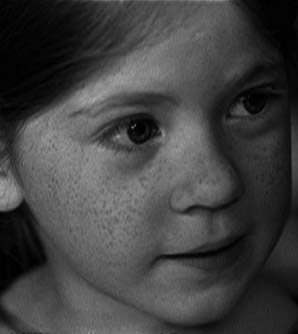
//> input picture C++/image processing/img/img2.jpg, 298 x 334 px
$ ./main   (built with g++ and OpenCV 4)
//> lines starting //> are read from the running program, lines starting //| are printed output that depends on the picture; after the words box and inside, x2 and y2 are one past the last pixel; in counts of white or black regions, pixels touching at a corner belong together
#include<opencv2/core.hpp>
#include<opencv2/imgproc.hpp>
#include<opencv2/highgui.hpp>
#include<iostream>
using namespace std;
using namespace cv;

void calGrayHist(string name, const Mat& image)
{
	int histSize = 256;
	float range[] = { 0, 255 };
	const float* histRange = { range };
	Mat histImg;
	calcHist(&image, 1, 0, Mat(), histImg, 1, &histSize, &histRange);

	float histMaxValue = 0;
	for (int i = 0; i < histSize; i++) {
		float tempValue = histImg.at<float>(i);
		if (histMaxValue < tempValue) {
			histMaxValue = tempValue;
		}
	}

	Mat showHistImg(256, 256, CV_8UC1, Scalar(255));
	float scale = (0.9 * 256) / histMaxValue;
	for (int i = 0; i < histSize; i++) {
		int intensity = static_cast<int>(histImg.at<float>(i) * scale);
		line(showHistImg, Point(i, 255), Point(i, 255 - intensity), Scalar(0));
	}

	imshow(name + "_histogram", showHistImg);
}

int main(int argc, char* argv[])
{
	string str = "..//..//img//img2.jpg";
	Mat src = imread(str, IMREAD_ANYCOLOR);
//> src is the input picture: 334 rows x 298 cols, CV_8UC1; min 0, max 174, mean 65.5
	if (!src.data)
		return -1;

	Mat dst;
	normalize(src, dst, 255, 0, NORM_MINMAX, CV_8U);
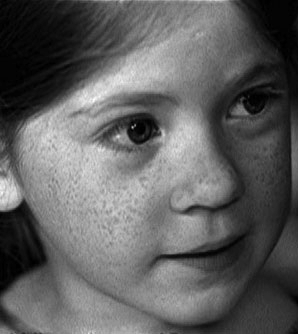
//> dst: 334 rows x 298 cols, CV_8UC1; min 0, max 255, mean 95.9
	imshow("org", src);
	calGrayHist("org", src);
//> in calGrayHist, `calcHist(&image, 1, 0, Mat(), histImg, 1, &histSize, &histRange);`: histImg = 256 values, max 1865 at index 3, min 0 at index 166, mean 388.8
//> the loop in calGrayHist, `for (int i = 0; i < histSize; i++)` made 256 passes
//> (tempValue, histMaxValue) on passes 1 to 4: (146, 146), (427, 427), (1051, 1051), (1865, 1865)
//> tempValue on passes 5 to 10: 955, 962, 1114, 1051, 1077, 908
//> after the loop in calGrayHist, `for (int i = 0; i < histSize; i++)`: histMaxValue = 1865
//> in calGrayHist, `float scale = (0.9 * 256) / histMaxValue;`: scale = 0.124
//> the loop in calGrayHist, `for (int i = 0; i < histSize; i++)` made 256 passes
//> intensity on passes 1 to 3: 18, 52, 129
//> after the loop in calGrayHist, `for (int i = 0; i < histSize; i++)`:
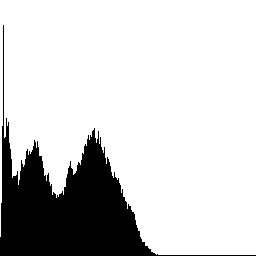
//> showHistImg: 256 rows x 256 cols, CV_8UC1; 81% white; 1 black region, box (x1, y1, x2, y2) and area: (0, 25, 256, 256) 12470
	imshow("normalize", dst);
	calGrayHist("normalize", dst);
//> call 2 of calGrayHist, with name = "normalize"
//> in calGrayHist (call 2), `calcHist(&image, 1, 0, Mat(), histImg, 1, &histSize, &histRange);`: histImg = 256 values, max 1865 at index 4, min 0 at index 2, mean 388.8
//> the loop in calGrayHist (call 2), `for (int i = 0; i < histSize; i++)` made 256 passes
//> tempValue on passes 3, 6, 7, 8, 9, 10, 11, 12, 13, 14, 15, 16: 0, 0, 955, 962, 0, 1114, 1051, 0, 1077, 908, 0, 861
//> after the loop in calGrayHist (call 2), `for (int i = 0; i < histSize; i++)`: histMaxValue = 1865
//> the loop in calGrayHist (call 2), `for (int i = 0; i < histSize; i++)` made 256 passes
//> after the loop in calGrayHist (call 2), `for (int i = 0; i < histSize; i++)`:
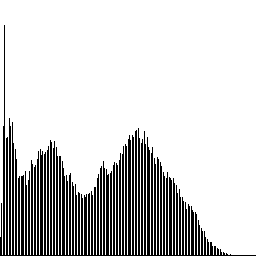
//> showHistImg: 256 rows x 256 cols, CV_8UC1; 81% white; black in thin lines or dots
	waitKey(0);
	return 0;
}

$ run again, with C++/image processing/img/img10.jpg copied over C++/image processing/img/img2.jpg
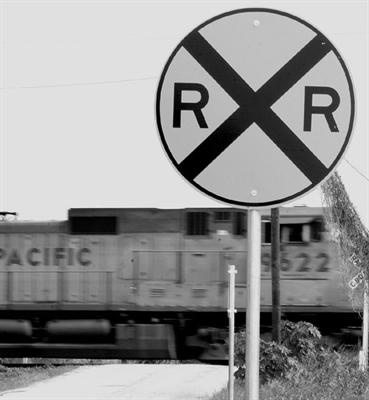
//> input picture C++/image processing/img/img10.jpg, 369 x 400 px
//> src is the input picture: 400 rows x 369 cols, CV_8UC1; min 0, max 250, mean 147.3
//> histImg = 256 values, max 35402 at index 224, min 0 at index 243, mean 576.6
//> the loop in calGrayHist, `for (int i = 0; i < histSize; i++)` made 256 passes
//> (tempValue, histMaxValue) on passes 1, 225: (3246, 3246), (35402, 35402)
//> after the loop in calGrayHist, `for (int i = 0; i < histSize; i++)`: histMaxValue = 35402
//> scale = 0.00651
//> the loop in calGrayHist, `for (int i = 0; i < histSize; i++)` made 256 passes
//> intensity on passes 1 to 3: 21, 10, 7
//> after the loop in calGrayHist, `for (int i = 0; i < histSize; i++)`:
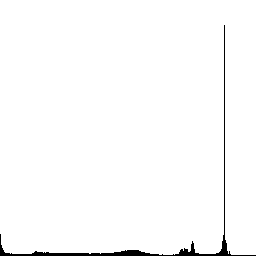
//> showHistImg: 256 rows x 256 cols, CV_8UC1; 98.3% white; 1 black region, box (x1, y1, x2, y2) and area: (0, 25, 256, 256) 1109
//> histImg = 256 values, max 35402 at index 228, min 0 at index 25, mean 576.6
//> the loop in calGrayHist (call 2), `for (int i = 0; i < histSize; i++)` made 256 passes
//> after the loop in calGrayHist (call 2), `for (int i = 0; i < histSize; i++)`: histMaxValue = 35402
//> the loop in calGrayHist (call 2), `for (int i = 0; i < histSize; i++)` made 256 passes
//> after the loop in calGrayHist (call 2), `for (int i = 0; i < histSize; i++)`:
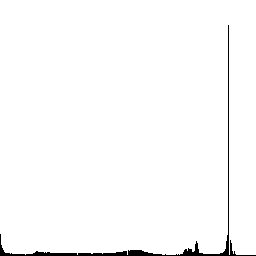
//> showHistImg: 256 rows x 256 cols, CV_8UC1; 98.3% white; 1 black region, box (x1, y1, x2, y2) and area: (0, 25, 256, 256) 1109

$ run again, with C++/image processing/img/img11.jpg copied over C++/image processing/img/img2.jpg
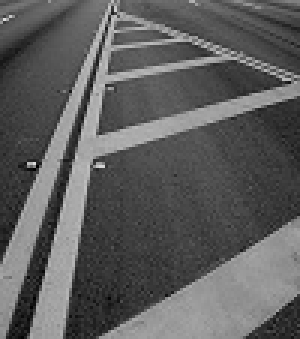
//> input picture C++/image processing/img/img11.jpg, 100 x 113 px (shown 3 times larger)
//> src is the input picture: 113 rows x 100 cols, CV_8UC1; min 0, max 221, mean 93.5
//> histImg = 256 values, max 206 at index 62, min 0 at index 4, mean 44.14
//> the loop in calGrayHist, `for (int i = 0; i < histSize; i++)` made 256 passes
//> (tempValue, histMaxValue) on passes 1, 12, 18, 21, 30, 34, 36, 37: (2, 2), (3, 3), (6, 6), (16, 16), (27, 27), (30, 30), (36, 36), (46, 46)
//> after the loop in calGrayHist, `for (int i = 0; i < histSize; i++)`: histMaxValue = 206
//> scale = 1.12
//> the loop in calGrayHist, `for (int i = 0; i < histSize; i++)` made 256 passes
//> intensity on passes 1 to 3: 2, 1, 1
//> after the loop in calGrayHist, `for (int i = 0; i < histSize; i++)`:
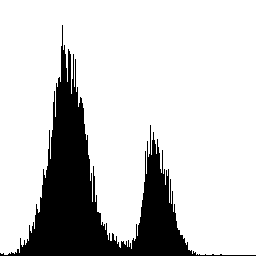
//> showHistImg: 256 rows x 256 cols, CV_8UC1; 80.5% white; 1 black region, box (x1, y1, x2, y2) and area: (0, 25, 256, 256) 12805
//> histImg = 256 values, max 206 at index 72, min 0 at index 4, mean 44.14
//> the loop in calGrayHist (call 2), `for (int i = 0; i < histSize; i++)` made 256 passes
//> after the loop in calGrayHist (call 2), `for (int i = 0; i < histSize; i++)`: histMaxValue = 206
//> the loop in calGrayHist (call 2), `for (int i = 0; i < histSize; i++)` made 256 passes
//> after the loop in calGrayHist (call 2), `for (int i = 0; i < histSize; i++)`:
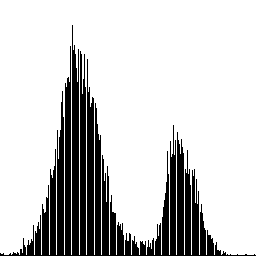
//> showHistImg: 256 rows x 256 cols, CV_8UC1; 80.5% white; 1 black region, box (x1, y1, x2, y2) and area: (0, 25, 256, 256) 12804
